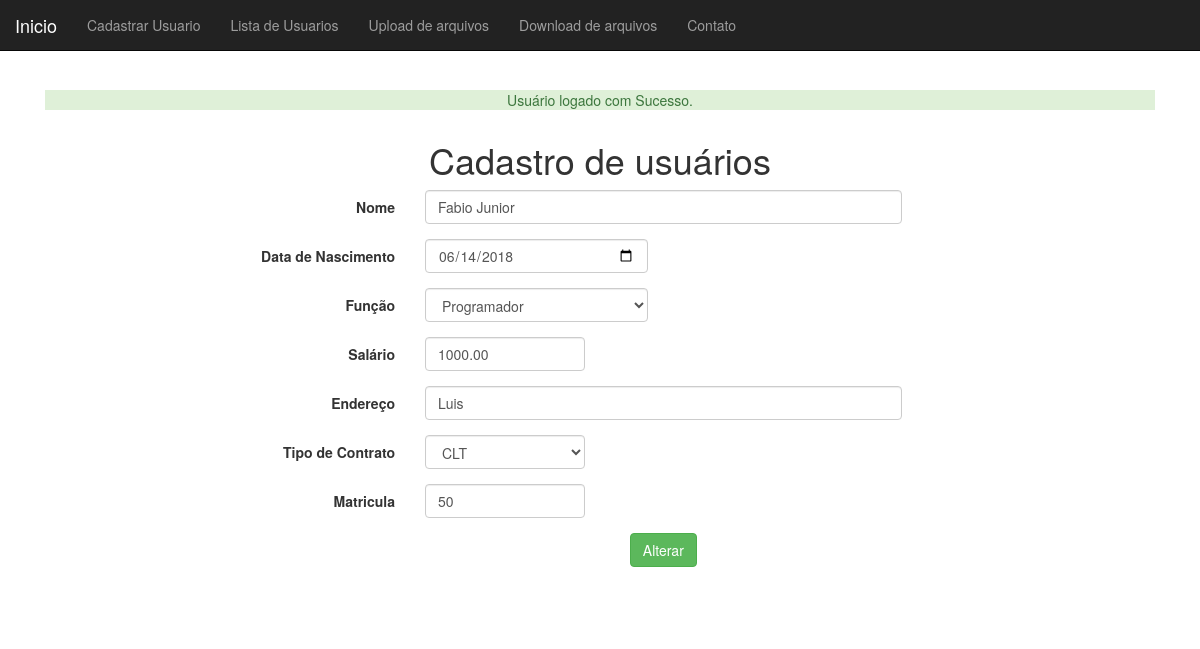
Screenshot of /usuario-altera-formulario.php?id=88 (signed in) with the database file from the repository.
### tables this page shows
CREATE TABLE `listadeusuarios` (
  `id` int(11) NOT NULL,
  `nome` varchar(255) NOT NULL,
  `dtNasc` date NOT NULL,
  `endereco` varchar(255) NOT NULL,
  `job_id` int(10) UNSIGNED DEFAULT NULL,
  `salario` decimal(8,2) DEFAULT NULL,
  `matricula` varchar(255) DEFAULT NULL,
  `tipoContrato` varchar(255) DEFAULT NULL
);

### objetos/PessoaDao.php (called while the page is built, shortened)
<?php
class PessoaDao{
    private $conexao;
    function __construct($conexao)
    {
        $this->conexao = $conexao;
    }
    function buscaPessoa($id){
        $query = "select * from listaDeUsuarios where id = {$id}";
        $resultado = mysqli_query($this->conexao, $query);
        $usuarioBuscado = mysqli_fetch_assoc($resultado);
        $job = new Job();
        $job->setId($usuarioBuscado['job_id']);
        $nome = ($usuarioBuscado['nome']);
        $dtNasc = ($usuarioBuscado['dtNasc']);
        $endereco = ($usuarioBuscado['endereco']);
        $salario = ($usuarioBuscado['salario']);
        $pessoa = new Funcionario($nome, $dtNasc, $endereco, $job, $salario);
        $pessoa->setId($usuarioBuscado['id']);
        $pessoa->setTipoContrato($usuarioBuscado['tipoContrato']);
        $pessoa->setMatricula($usuarioBuscado['matricula']);
        return $pessoa;
    }
}

### objetos/pessoa.php (called while the page is built, shortened)
<?php
abstract class Pessoa{
    private $nome;
    private $dtNasc;
    private $endereco;
    private $job;
    private $salario;
    function __construct($nome, $dtNasc, $endereco, Job $job, $salario)
    {
        $this->nome = $nome;
        $this->dtNasc = $dtNasc;
        $this->endereco = $endereco;
        $this->job = $job;
        $this->salario = $salario;
    }
    public function getNome()
    {
        return $this->nome;
    }
    public function getDtNasc(){
        return $this->dtNasc;
    }
    public function getEndereco()
    {
        return $this->endereco;
    }
    public function getJob()
    {
        return $this->job;
    }
    public function getSalario()
    {
        return $this->salario;
    }
}

### banco-categoria.php (called while the page is built, shortened)
<?php
function listaJob ($conexao){
    $jobs = array();
    $query = "select * from job";
    $resultado = mysqli_query($conexao, $query);
    while ($job_array = mysqli_fetch_assoc($resultado)){
        $job = new Job();
        $job->setId($job_array['id']);
        $job->setNome($job_array['nome']);
        array_push($jobs, $job);
    }
    return $jobs;
}

### objetos/job.php (called while the page is built)
<?php
 class Job {
    private $id;
    private $nome;
    public function getId()
    {
        return $this->id;
    }
    public function setId($id)
    {
        $this->id = $id;
    }
    public function getNome()
    {
        return $this->nome;
    }
     public function setNome($nome)
     {
         $this->nome = $nome;
     }
}

### objetos/Funcionario.php (called while the page is built)
<?php
class Funcionario extends Pessoa
{
    protected $matricula;
    protected $tipoContrato;
    public  function  setMatricula($matricula)
    {
        $this->matricula = $matricula;
    }
    public  function  setTipoContrato($tipoContrato)
    {
        $this->tipoContrato = $tipoContrato;
    }
    public function getMatricula()
    {
        return $this->matricula;
    }
    public function getTipoContrato()
    {
        return $this->tipoContrato;
    }
}

### usuario-formulario-base.php (the view)
<div class="form-group">
                <label for="nome" class="col-sm-3 control-label">Nome</label>
                <div class="col-sm-8">
                    <input type="text" class="form-control" placeholder="Nome" name="nome" data-validation="required"
                           value="<?=$pessoa->getNome()?>">
                </div>
            </div>
            <div class="form-group">
                <label for="dtNasc" class="col-sm-3 control-label">Data de Nascimento</label>
                <div class="col-sm-4">
                    <input class="datepicker form-control"  type="date" name="dtNasc" data-validation="required"
                           value="<?=$pessoa->getDtNasc()?>">
                </div>
            </div>
            <div class="form-group">
                <label for="nome" class="col-sm-3 control-label">Função</label>
                <div class="col-sm-4">
                    <select class="form-control" name="job_id">
                        <?php foreach ($jobs as $job) :
                            $proficao = $pessoa->getJob()->getId() == $job->getId();
                            $selecao = $proficao ? "selected='selected'":"";
                            ?>
                            <option  value="<?=$job->getId()?>" <?=$selecao?> >
                                <?=$job->getNome()?><br/>
                            </option>
                        <?php endforeach; ?>
                    </select>
                </div>
            </div>
            <div class="form-group">
                <label for="nome" class="col-sm-3 control-label">Salário</label>
                <div class="col-sm-3">
                    <input type="number" class="form-control" placeholder="Salario" name=salario data-validation="required"
                           value="<?=$pessoa->getSalario()?>">
                </div>
            </div>
            <div class="form-group">
                <label for="nome" class="col-sm-3 control-label">Endereço</label>
                <div class="col-sm-8">
                    <input type="text" class="form-control" placeholder="Endereço" name="endereco" data-validation="required"
                           value="<?=$pessoa->getEndereco()?>">
                </div>
            </div>
            <div class="form-group">
                <label for="nome" class="col-sm-3 control-label">Tipo de Contrato</label>
                <div class="col-sm-3">
                    <select class="form-control" name="tipoContrato">
                        <?php
                        $tipos = array("Estagio","CLT");
                        foreach ($tipos as $tipo) :
                            $proficaoTipo = $pessoa->getTipoContrato() == $tipo;
                            $selecao = $proficaoTipo ? "selected='selected'":"";
                            ?>
                            <option  value="<?=$tipo?>" <?=$selecao?> >
                                <?=$tipo?><br/>
                            </option>
                        <?php endforeach; ?>
                    </select>
                </div>
            </div>
            <div class="form-group">
                <label for="nome" class="col-sm-3 control-label">Matricula</label>
                <div class="col-sm-3">
                    <input type="number" class="form-control" placeholder="Matricula" name=matricula data-validation="required"
                           value="<?=$pessoa->getMatricula()?>">
                </div>
            </div>

### css/cadastro.css (style rules this page uses)
body { padding-top: 50px; }

### rows the page displays
listadeusuarios: nome "Fabio Junior", dtNasc "06/14/2018", salario "1000.00", endereco "Luis", matricula "50"

### other values shown
$_SESSION[$tipo] "Usuário logado com Sucesso."
form field job_id "Programador"
form field tipoContrato "CLT"
